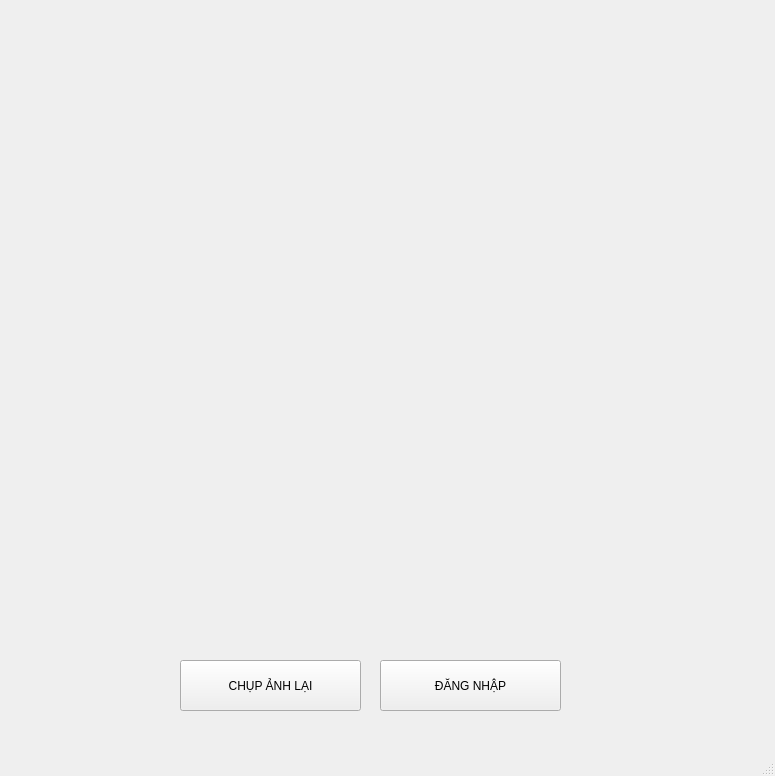
<?xml version="1.0" encoding="UTF-8"?>
<ui version="4.0">
 <class>MainWindow</class>
 <widget class="QMainWindow" name="MainWindow">
  <property name="geometry">
   <rect>
    <x>0</x>
    <y>0</y>
    <width>775</width>
    <height>776</height>
   </rect>
  </property>
  <property name="windowTitle">
   <string>MainWindow</string>
  </property>
  <property name="autoFillBackground">
   <bool>true</bool>
  </property>
  <widget class="QWidget" name="centralwidget">
   <widget class="QLabel" name="lbImg">
    <property name="geometry">
     <rect>
      <x>20</x>
      <y>100</y>
      <width>741</width>
      <height>541</height>
     </rect>
    </property>
    <property name="text">
     <string/>
    </property>
    <property name="pixmap">
     <pixmap>imgs/error.jpg</pixmap>
    </property>
    <property name="scaledContents">
     <bool>true</bool>
    </property>
   </widget>
   <widget class="QLabel" name="lbStatus">
    <property name="geometry">
     <rect>
      <x>170</x>
      <y>10</y>
      <width>511</width>
      <height>41</height>
     </rect>
    </property>
    <property name="font">
     <font>
      <family>JetBrains Mono</family>
      <pointsize>14</pointsize>
      <weight>75</weight>
      <bold>true</bold>
     </font>
    </property>
    <property name="text">
     <string/>
    </property>
   </widget>
   <widget class="QLabel" name="lbName">
    <property name="geometry">
     <rect>
      <x>260</x>
      <y>50</y>
      <width>511</width>
      <height>41</height>
     </rect>
    </property>
    <property name="font">
     <font>
      <family>JetBrains Mono</family>
      <pointsize>14</pointsize>
      <weight>75</weight>
      <bold>true</bold>
     </font>
    </property>
    <property name="text">
     <string/>
    </property>
   </widget>
   <widget class="QPushButton" name="btnLogin">
    <property name="geometry">
     <rect>
      <x>380</x>
      <y>660</y>
      <width>181</width>
      <height>51</height>
     </rect>
    </property>
    <property name="cursor">
     <cursorShape>PointingHandCursor</cursorShape>
    </property>
    <property name="text">
     <string>ĐĂNG NHẬP</string>
    </property>
   </widget>
   <widget class="QPushButton" name="btnReCapture">
    <property name="geometry">
     <rect>
      <x>180</x>
      <y>660</y>
      <width>181</width>
      <height>51</height>
     </rect>
    </property>
    <property name="cursor">
     <cursorShape>PointingHandCursor</cursorShape>
    </property>
    <property name="autoFillBackground">
     <bool>false</bool>
    </property>
    <property name="text">
     <string>CHỤP ẢNH LẠI</string>
    </property>
   </widget>
  </widget>
  <widget class="QMenuBar" name="menubar">
   <property name="geometry">
    <rect>
     <x>0</x>
     <y>0</y>
     <width>775</width>
     <height>26</height>
    </rect>
   </property>
  </widget>
  <widget class="QStatusBar" name="statusbar"/>
 </widget>
 <resources/>
 <connections/>
</ui>
